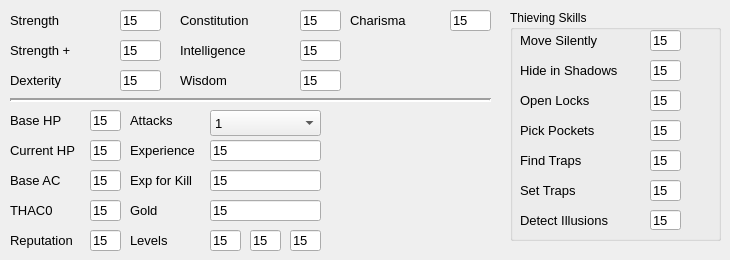
     <widget class="QWidget" name="tabAbilities">
      <attribute name="title">
       <string>Abilities</string>
      </attribute>
      <widget class="QLabel" name="labelStr">
       <property name="geometry">
        <rect>
         <x>10</x>
         <y>10</y>
         <width>101</width>
         <height>21</height>
        </rect>
       </property>
       <property name="font">
        <font>
         <pointsize>10</pointsize>
         <weight>50</weight>
         <bold>false</bold>
         <kerning>true</kerning>
        </font>
       </property>
       <property name="text">
        <string>Strength</string>
       </property>
      </widget>
      <widget class="QLabel" name="labelCon">
       <property name="geometry">
        <rect>
         <x>180</x>
         <y>10</y>
         <width>111</width>
         <height>21</height>
        </rect>
       </property>
       <property name="font">
        <font>
         <pointsize>10</pointsize>
         <weight>50</weight>
         <bold>false</bold>
         <kerning>true</kerning>
        </font>
       </property>
       <property name="text">
        <string>Constitution</string>
       </property>
      </widget>
      <widget class="QLabel" name="labelCha">
       <property name="geometry">
        <rect>
         <x>350</x>
         <y>10</y>
         <width>91</width>
         <height>21</height>
        </rect>
       </property>
       <property name="font">
        <font>
         <pointsize>10</pointsize>
         <weight>50</weight>
         <bold>false</bold>
         <kerning>true</kerning>
        </font>
       </property>
       <property name="text">
        <string>Charisma</string>
       </property>
      </widget>
      <widget class="QLineEdit" name="lineStr">
       <property name="geometry">
        <rect>
         <x>120</x>
         <y>10</y>
         <width>41</width>
         <height>21</height>
        </rect>
       </property>
       <property name="font">
        <font>
         <pointsize>10</pointsize>
         <weight>50</weight>
         <bold>false</bold>
         <kerning>true</kerning>
        </font>
       </property>
       <property name="text">
        <string>15</string>
       </property>
       <property name="maxLength">
        <number>2</number>
       </property>
      </widget>
      <widget class="QLineEdit" name="lineCon">
       <property name="geometry">
        <rect>
         <x>300</x>
         <y>10</y>
         <width>41</width>
         <height>21</height>
        </rect>
       </property>
       <property name="font">
        <font>
         <pointsize>10</pointsize>
         <weight>50</weight>
         <bold>false</bold>
         <kerning>true</kerning>
        </font>
       </property>
       <property name="text">
        <string>15</string>
       </property>
       <property name="maxLength">
        <number>2</number>
       </property>
      </widget>
      <widget class="QLineEdit" name="lineCha">
       <property name="geometry">
        <rect>
         <x>450</x>
         <y>10</y>
         <width>41</width>
         <height>21</height>
        </rect>
       </property>
       <property name="font">
        <font>
         <pointsize>10</pointsize>
         <weight>50</weight>
         <bold>false</bold>
         <kerning>true</kerning>
        </font>
       </property>
       <property name="text">
        <string>15</string>
       </property>
       <property name="maxLength">
        <number>2</number>
       </property>
      </widget>
      <widget class="QLabel" name="labelStrPlus">
       <property name="geometry">
        <rect>
         <x>10</x>
         <y>40</y>
         <width>101</width>
         <height>21</height>
        </rect>
       </property>
       <property name="font">
        <font>
         <pointsize>10</pointsize>
         <weight>50</weight>
         <bold>false</bold>
         <kerning>true</kerning>
        </font>
       </property>
       <property name="text">
        <string>Strength +</string>
       </property>
      </widget>
      <widget class="QLineEdit" name="lineStrPlus">
       <property name="geometry">
        <rect>
         <x>120</x>
         <y>40</y>
         <width>41</width>
         <height>21</height>
        </rect>
       </property>
       <property name="font">
        <font>
         <pointsize>10</pointsize>
         <weight>50</weight>
         <bold>false</bold>
         <kerning>true</kerning>
        </font>
       </property>
       <property name="text">
        <string>15</string>
       </property>
       <property name="maxLength">
        <number>2</number>
       </property>
      </widget>
      <widget class="QLabel" name="labelDex">
       <property name="geometry">
        <rect>
         <x>10</x>
         <y>70</y>
         <width>101</width>
         <height>21</height>
        </rect>
       </property>
       <property name="font">
        <font>
         <pointsize>10</pointsize>
         <weight>50</weight>
         <bold>false</bold>
         <kerning>true</kerning>
        </font>
       </property>
       <property name="text">
        <string>Dexterity</string>
       </property>
      </widget>
      <widget class="QLineEdit" name="lineDex">
       <property name="geometry">
        <rect>
         <x>120</x>
         <y>70</y>
         <width>41</width>
         <height>21</height>
        </rect>
       </property>
       <property name="font">
        <font>
         <pointsize>10</pointsize>
         <weight>50</weight>
         <bold>false</bold>
         <kerning>true</kerning>
        </font>
       </property>
       <property name="text">
        <string>15</string>
       </property>
       <property name="maxLength">
        <number>2</number>
       </property>
      </widget>
      <widget class="QLabel" name="labelInt">
       <property name="geometry">
        <rect>
         <x>180</x>
         <y>40</y>
         <width>111</width>
         <height>21</height>
        </rect>
       </property>
       <property name="font">
        <font>
         <pointsize>10</pointsize>
         <weight>50</weight>
         <bold>false</bold>
         <kerning>true</kerning>
        </font>
       </property>
       <property name="text">
        <string>Intelligence</string>
       </property>
      </widget>
      <widget class="QLineEdit" name="lineInt">
       <property name="geometry">
        <rect>
         <x>300</x>
         <y>40</y>
         <width>41</width>
         <height>21</height>
        </rect>
       </property>
       <property name="font">
        <font>
         <pointsize>10</pointsize>
         <weight>50</weight>
         <bold>false</bold>
         <kerning>true</kerning>
        </font>
       </property>
       <property name="text">
        <string>15</string>
       </property>
       <property name="maxLength">
        <number>2</number>
       </property>
      </widget>
      <widget class="QLabel" name="labelWis">
       <property name="geometry">
        <rect>
         <x>180</x>
         <y>70</y>
         <width>111</width>
         <height>21</height>
        </rect>
       </property>
       <property name="font">
        <font>
         <pointsize>10</pointsize>
         <weight>50</weight>
         <bold>false</bold>
         <kerning>true</kerning>
        </font>
       </property>
       <property name="text">
        <string>Wisdom</string>
       </property>
      </widget>
      <widget class="QLineEdit" name="lineWis">
       <property name="geometry">
        <rect>
         <x>300</x>
         <y>70</y>
         <width>41</width>
         <height>21</height>
        </rect>
       </property>
       <property name="font">
        <font>
         <pointsize>10</pointsize>
         <weight>50</weight>
         <bold>false</bold>
         <kerning>true</kerning>
        </font>
       </property>
       <property name="text">
        <string>15</string>
       </property>
       <property name="maxLength">
        <number>2</number>
       </property>
      </widget>
      <widget class="Line" name="line">
       <property name="geometry">
        <rect>
         <x>10</x>
         <y>90</y>
         <width>481</width>
         <height>21</height>
        </rect>
       </property>
       <property name="sizePolicy">
        <sizepolicy hsizetype="Minimum" vsizetype="Fixed">
         <horstretch>0</horstretch>
         <verstretch>0</verstretch>
        </sizepolicy>
       </property>
       <property name="font">
        <font>
         <pointsize>10</pointsize>
         <weight>50</weight>
         <bold>false</bold>
         <kerning>true</kerning>
        </font>
       </property>
       <property name="lineWidth">
        <number>2</number>
       </property>
       <property name="orientation">
        <enum>Qt::Horizontal</enum>
       </property>
      </widget>
      <widget class="QLabel" name="labelBaseHP">
       <property name="geometry">
        <rect>
         <x>10</x>
         <y>110</y>
         <width>71</width>
         <height>21</height>
        </rect>
       </property>
       <property name="font">
        <font>
         <pointsize>10</pointsize>
         <weight>50</weight>
         <bold>false</bold>
         <kerning>true</kerning>
        </font>
       </property>
       <property name="text">
        <string>Base HP</string>
       </property>
      </widget>
      <widget class="QLineEdit" name="lineBaseHP">
       <property name="geometry">
        <rect>
         <x>90</x>
         <y>110</y>
         <width>31</width>
         <height>21</height>
        </rect>
       </property>
       <property name="font">
        <font>
         <pointsize>10</pointsize>
         <weight>50</weight>
         <bold>false</bold>
         <kerning>true</kerning>
        </font>
       </property>
       <property name="text">
        <string>15</string>
       </property>
       <property name="maxLength">
        <number>4</number>
       </property>
      </widget>
      <widget class="QLabel" name="labelCurrentHP">
       <property name="geometry">
        <rect>
         <x>10</x>
         <y>140</y>
         <width>71</width>
         <height>21</height>
        </rect>
       </property>
       <property name="font">
        <font>
         <pointsize>10</pointsize>
         <weight>50</weight>
         <bold>false</bold>
         <kerning>true</kerning>
        </font>
       </property>
       <property name="text">
        <string>Current HP</string>
       </property>
      </widget>
      <widget class="QLineEdit" name="lineCurrentHP">
       <property name="geometry">
        <rect>
         <x>90</x>
         <y>140</y>
         <width>31</width>
         <height>21</height>
        </rect>
       </property>
       <property name="font">
        <font>
         <pointsize>10</pointsize>
         <weight>50</weight>
         <bold>false</bold>
         <kerning>true</kerning>
        </font>
       </property>
       <property name="text">
        <string>15</string>
       </property>
       <property name="maxLength">
        <number>4</number>
       </property>
      </widget>
      <widget class="QLabel" name="labelBaseAC">
       <property name="geometry">
        <rect>
         <x>10</x>
         <y>170</y>
         <width>71</width>
         <height>21</height>
        </rect>
       </property>
       <property name="font">
        <font>
         <pointsize>10</pointsize>
         <weight>50</weight>
         <bold>false</bold>
         <kerning>true</kerning>
        </font>
       </property>
       <property name="text">
        <string>Base AC</string>
       </property>
      </widget>
      <widget class="QLineEdit" name="lineBaseAC">
       <property name="geometry">
        <rect>
         <x>90</x>
         <y>170</y>
         <width>31</width>
         <height>21</height>
        </rect>
       </property>
       <property name="font">
        <font>
         <pointsize>10</pointsize>
         <weight>50</weight>
         <bold>false</bold>
         <kerning>true</kerning>
        </font>
       </property>
       <property name="text">
        <string>15</string>
       </property>
      </widget>
      <widget class="QLabel" name="labelThaco">
       <property name="geometry">
        <rect>
         <x>10</x>
         <y>200</y>
         <width>71</width>
         <height>21</height>
        </rect>
       </property>
       <property name="font">
        <font>
         <pointsize>10</pointsize>
         <weight>50</weight>
         <bold>false</bold>
         <kerning>true</kerning>
        </font>
       </property>
       <property name="text">
        <string>THAC0</string>
       </property>
      </widget>
      <widget class="QLineEdit" name="lineThaco">
       <property name="geometry">
        <rect>
         <x>90</x>
         <y>200</y>
         <width>31</width>
         <height>21</height>
        </rect>
       </property>
       <property name="font">
        <font>
         <pointsize>10</pointsize>
         <weight>50</weight>
         <bold>false</bold>
         <kerning>true</kerning>
        </font>
       </property>
       <property name="text">
        <string>15</string>
       </property>
       <property name="maxLength">
        <number>2</number>
       </property>
      </widget>
      <widget class="QLabel" name="labelReputation">
       <property name="geometry">
        <rect>
         <x>10</x>
         <y>230</y>
         <width>71</width>
         <height>21</height>
        </rect>
       </property>
       <property name="font">
        <font>
         <pointsize>10</pointsize>
         <weight>50</weight>
         <bold>false</bold>
         <kerning>true</kerning>
        </font>
       </property>
       <property name="text">
        <string>Reputation</string>
       </property>
      </widget>
      <widget class="QLineEdit" name="lineReputation">
       <property name="geometry">
        <rect>
         <x>90</x>
         <y>230</y>
         <width>31</width>
         <height>21</height>
        </rect>
       </property>
       <property name="font">
        <font>
         <pointsize>10</pointsize>
         <weight>50</weight>
         <bold>false</bold>
         <kerning>true</kerning>
        </font>
       </property>
       <property name="text">
        <string>15</string>
       </property>
       <property name="maxLength">
        <number>2</number>
       </property>
      </widget>
      <widget class="QLabel" name="labelAttacks">
       <property name="geometry">
        <rect>
         <x>130</x>
         <y>110</y>
         <width>81</width>
         <height>21</height>
        </rect>
       </property>
       <property name="font">
        <font>
         <pointsize>10</pointsize>
         <weight>50</weight>
         <bold>false</bold>
         <kerning>true</kerning>
        </font>
       </property>
       <property name="text">
        <string>Attacks</string>
       </property>
      </widget>
      <widget class="QLabel" name="labelExperience">
       <property name="geometry">
        <rect>
         <x>130</x>
         <y>140</y>
         <width>81</width>
         <height>21</height>
        </rect>
       </property>
       <property name="font">
        <font>
         <pointsize>10</pointsize>
         <weight>50</weight>
         <bold>false</bold>
         <kerning>true</kerning>
        </font>
       </property>
       <property name="text">
        <string>Experience</string>
       </property>
      </widget>
      <widget class="QLabel" name="labelExpForKill">
       <property name="geometry">
        <rect>
         <x>130</x>
         <y>170</y>
         <width>81</width>
         <height>21</height>
        </rect>
       </property>
       <property name="font">
        <font>
         <pointsize>10</pointsize>
         <weight>50</weight>
         <bold>false</bold>
         <kerning>true</kerning>
        </font>
       </property>
       <property name="text">
        <string>Exp for Kill</string>
       </property>
      </widget>
      <widget class="QLabel" name="labelGold">
       <property name="geometry">
        <rect>
         <x>130</x>
         <y>200</y>
         <width>81</width>
         <height>21</height>
        </rect>
       </property>
       <property name="font">
        <font>
         <pointsize>10</pointsize>
         <weight>50</weight>
         <bold>false</bold>
         <kerning>true</kerning>
        </font>
       </property>
       <property name="text">
        <string>Gold</string>
       </property>
      </widget>
      <widget class="QLabel" name="labelLevels">
       <property name="geometry">
        <rect>
         <x>130</x>
         <y>230</y>
         <width>81</width>
         <height>21</height>
        </rect>
       </property>
       <property name="font">
        <font>
         <pointsize>10</pointsize>
         <weight>50</weight>
         <bold>false</bold>
         <kerning>true</kerning>
        </font>
       </property>
       <property name="text">
        <string>Levels</string>
       </property>
      </widget>
      <widget class="QLineEdit" name="lineExperience">
       <property name="geometry">
        <rect>
         <x>210</x>
         <y>140</y>
         <width>111</width>
         <height>21</height>
        </rect>
       </property>
       <property name="font">
        <font>
         <pointsize>10</pointsize>
         <weight>50</weight>
         <bold>false</bold>
         <kerning>true</kerning>
        </font>
       </property>
       <property name="text">
        <string>15</string>
       </property>
       <property name="maxLength">
        <number>10</number>
       </property>
      </widget>
      <widget class="QLineEdit" name="lineExpForKill">
       <property name="geometry">
        <rect>
         <x>210</x>
         <y>170</y>
         <width>111</width>
         <height>21</height>
        </rect>
       </property>
       <property name="font">
        <font>
         <pointsize>10</pointsize>
         <weight>50</weight>
         <bold>false</bold>
         <kerning>true</kerning>
        </font>
       </property>
       <property name="text">
        <string>15</string>
       </property>
       <property name="maxLength">
        <number>10</number>
       </property>
      </widget>
      <widget class="QLineEdit" name="lineGold">
       <property name="geometry">
        <rect>
         <x>210</x>
         <y>200</y>
         <width>111</width>
         <height>21</height>
        </rect>
       </property>
       <property name="font">
        <font>
         <pointsize>10</pointsize>
         <weight>50</weight>
         <bold>false</bold>
         <kerning>true</kerning>
        </font>
       </property>
       <property name="text">
        <string>15</string>
       </property>
       <property name="maxLength">
        <number>10</number>
       </property>
      </widget>
      <widget class="QLineEdit" name="lineLevel1">
       <property name="geometry">
        <rect>
         <x>210</x>
         <y>230</y>
         <width>31</width>
         <height>21</height>
        </rect>
       </property>
       <property name="font">
        <font>
         <pointsize>10</pointsize>
         <weight>50</weight>
         <bold>false</bold>
         <kerning>true</kerning>
        </font>
       </property>
       <property name="text">
        <string>15</string>
       </property>
       <property name="maxLength">
        <number>2</number>
       </property>
      </widget>
      <widget class="QLineEdit" name="lineLevel2">
       <property name="geometry">
        <rect>
         <x>250</x>
         <y>230</y>
         <width>31</width>
         <height>21</height>
        </rect>
       </property>
       <property name="font">
        <font>
         <pointsize>10</pointsize>
         <weight>50</weight>
         <bold>false</bold>
         <kerning>true</kerning>
        </font>
       </property>
       <property name="text">
        <string>15</string>
       </property>
       <property name="maxLength">
        <number>2</number>
       </property>
      </widget>
      <widget class="QLineEdit" name="lineLevel3">
       <property name="geometry">
        <rect>
         <x>290</x>
         <y>230</y>
         <width>31</width>
         <height>21</height>
        </rect>
       </property>
       <property name="font">
        <font>
         <pointsize>10</pointsize>
         <weight>50</weight>
         <bold>false</bold>
         <kerning>true</kerning>
        </font>
       </property>
       <property name="text">
        <string>15</string>
       </property>
       <property name="maxLength">
        <number>2</number>
       </property>
      </widget>
      <widget class="QComboBox" name="comboBoxAttacks">
       <property name="geometry">
        <rect>
         <x>210</x>
         <y>110</y>
         <width>111</width>
         <height>26</height>
        </rect>
       </property>
       <property name="font">
        <font>
         <pointsize>10</pointsize>
         <weight>50</weight>
         <bold>false</bold>
         <kerning>true</kerning>
        </font>
       </property>
       <item>
        <property name="text">
         <string>1</string>
        </property>
       </item>
       <item>
        <property name="text">
         <string>1.5</string>
        </property>
       </item>
       <item>
        <property name="text">
         <string>2</string>
        </property>
       </item>
       <item>
        <property name="text">
         <string>2.5</string>
        </property>
       </item>
       <item>
        <property name="text">
         <string>3</string>
        </property>
       </item>
       <item>
        <property name="text">
         <string>3.5</string>
        </property>
       </item>
       <item>
        <property name="text">
         <string>4</string>
        </property>
       </item>
       <item>
        <property name="text">
         <string>4.5</string>
        </property>
       </item>
       <item>
        <property name="text">
         <string>5</string>
        </property>
       </item>
      </widget>
      <widget class="QGroupBox" name="groupBox">
       <property name="geometry">
        <rect>
         <x>510</x>
         <y>10</y>
         <width>211</width>
         <height>231</height>
        </rect>
       </property>
       <property name="title">
        <string>Thieving Skills</string>
       </property>
       <property name="flat">
        <bool>false</bool>
       </property>
       <property name="checkable">
        <bool>false</bool>
       </property>
       <widget class="QLabel" name="labelDetectIllusions">
        <property name="geometry">
         <rect>
          <x>10</x>
          <y>200</y>
          <width>121</width>
          <height>21</height>
         </rect>
        </property>
        <property name="font">
         <font>
          <pointsize>10</pointsize>
         </font>
        </property>
        <property name="text">
         <string>Detect Illusions</string>
        </property>
       </widget>
       <widget class="QLabel" name="labelPickPockets">
        <property name="geometry">
         <rect>
          <x>10</x>
          <y>110</y>
          <width>121</width>
          <height>21</height>
         </rect>
        </property>
        <property name="font">
         <font>
          <pointsize>10</pointsize>
         </font>
        </property>
        <property name="text">
         <string>Pick Pockets</string>
        </property>
       </widget>
       <widget class="QLineEdit" name="linePickPockets">
        <property name="geometry">
         <rect>
          <x>140</x>
          <y>110</y>
          <width>31</width>
          <height>21</height>
         </rect>
        </property>
        <property name="font">
         <font>
          <pointsize>10</pointsize>
         </font>
        </property>
        <property name="text">
         <string>15</string>
        </property>
        <property name="maxLength">
         <number>3</number>
        </property>
       </widget>
       <widget class="QLineEdit" name="lineSetTraps">
        <property name="geometry">
         <rect>
          <x>140</x>
          <y>170</y>
          <width>31</width>
          <height>21</height>
         </rect>
        </property>
        <property name="font">
         <font>
          <pointsize>10</pointsize>
         </font>
        </property>
        <property name="text">
         <string>15</string>
        </property>
        <property name="maxLength">
         <number>3</number>
        </property>
       </widget>
       <widget class="QLineEdit" name="lineMoveSilently">
        <property name="geometry">
         <rect>
          <x>140</x>
          <y>20</y>
          <width>31</width>
          <height>21</height>
         </rect>
        </property>
        <property name="font">
         <font>
          <pointsize>10</pointsize>
         </font>
        </property>
        <property name="text">
         <string>15</string>
        </property>
        <property name="maxLength">
         <number>3</number>
        </property>
       </widget>
       <widget class="QLabel" name="labelMoveSilently">
        <property name="geometry">
         <rect>
          <x>10</x>
          <y>20</y>
          <width>121</width>
          <height>21</height>
         </rect>
        </property>
        <property name="font">
         <font>
          <pointsize>10</pointsize>
         </font>
        </property>
        <property name="text">
         <string>Move Silently</string>
        </property>
       </widget>
       <widget class="QLabel" name="labelFindTraps">
        <property name="geometry">
         <rect>
          <x>10</x>
          <y>140</y>
          <width>121</width>
          <height>21</height>
         </rect>
        </property>
        <property name="font">
         <font>
          <pointsize>10</pointsize>
         </font>
        </property>
        <property name="text">
         <string>Find Traps</string>
        </property>
       </widget>
       <widget class="QLineEdit" name="lineFindTraps">
        <property name="geometry">
         <rect>
          <x>140</x>
          <y>140</y>
          <width>31</width>
          <height>21</height>
         </rect>
        </property>
        <property name="font">
         <font>
          <pointsize>10</pointsize>
         </font>
        </property>
        <property name="text">
         <string>15</string>
        </property>
        <property name="maxLength">
         <number>3</number>
        </property>
       </widget>
       <widget class="QLabel" name="labelOpenLocks">
        <property name="geometry">
         <rect>
          <x>10</x>
          <y>80</y>
          <width>121</width>
          <height>21</height>
         </rect>
        </property>
        <property name="font">
         <font>
          <pointsize>10</pointsize>
         </font>
        </property>
        <property name="text">
         <string>Open Locks</string>
        </property>
       </widget>
       <widget class="QLineEdit" name="lineOpenLocks">
        <property name="geometry">
         <rect>
          <x>140</x>
          <y>80</y>
          <width>31</width>
          <height>21</height>
         </rect>
        </property>
        <property name="font">
         <font>
          <pointsize>10</pointsize>
         </font>
        </property>
        <property name="text">
         <string>15</string>
        </property>
        <property name="maxLength">
         <number>3</number>
        </property>
       </widget>
       <widget class="QLabel" name="labelHideInShadows">
        <property name="geometry">
         <rect>
          <x>10</x>
          <y>50</y>
          <width>121</width>
          <height>21</height>
         </rect>
        </property>
        <property name="font">
         <font>
          <pointsize>10</pointsize>
         </font>
        </property>
        <property name="text">
         <string>Hide in Shadows</string>
        </property>
       </widget>
       <widget class="QLabel" name="labelSetTraps">
        <property name="geometry">
         <rect>
          <x>10</x>
          <y>170</y>
          <width>121</width>
          <height>21</height>
         </rect>
        </property>
        <property name="font">
         <font>
          <pointsize>10</pointsize>
         </font>
        </property>
        <property name="text">
         <string>Set Traps</string>
        </property>
       </widget>
       <widget class="QLineEdit" name="lineDetectIllusions">
        <property name="geometry">
         <rect>
          <x>140</x>
          <y>200</y>
          <width>31</width>
          <height>20</height>
         </rect>
        </property>
        <property name="font">
         <font>
          <pointsize>10</pointsize>
         </font>
        </property>
        <property name="text">
         <string>15</string>
        </property>
        <property name="maxLength">
         <number>3</number>
        </property>
       </widget>
       <widget class="QLineEdit" name="lineHideInShadows">
        <property name="geometry">
         <rect>
          <x>140</x>
          <y>50</y>
          <width>31</width>
          <height>21</height>
         </rect>
        </property>
        <property name="font">
         <font>
          <pointsize>10</pointsize>
         </font>
        </property>
        <property name="text">
         <string>15</string>
        </property>
        <property name="maxLength">
         <number>3</number>
        </property>
       </widget>
      </widget>
     </widget>
